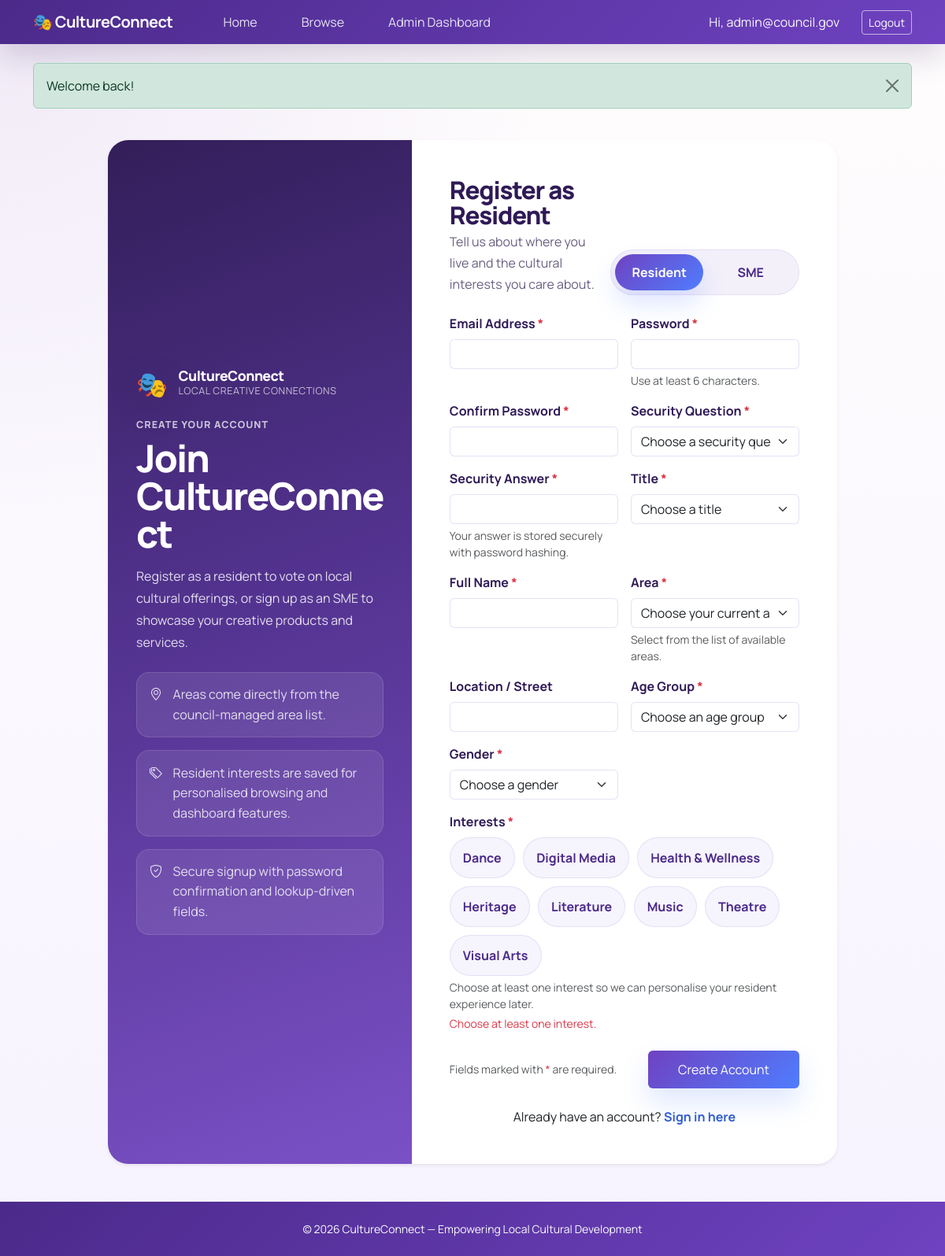
/register.php (signed in), run on the app's committed database.
### tables this page shows
CREATE TABLE `interests` (
  `interest_id` int(11) NOT NULL AUTO_INCREMENT,
  `interest_name` varchar(50) NOT NULL,
  PRIMARY KEY (`interest_id`),
  UNIQUE KEY `interest_name` (`interest_name`)
);

### register.php (the view, shortened to what this page needs)
<?php
require 'includes/db.php';
function register_table_has_column(mysqli $conn, string $table, string $column): bool
{
    $statement = $conn->prepare("
        SELECT COUNT(*) AS total
        FROM information_schema.COLUMNS
        WHERE TABLE_SCHEMA = DATABASE()
          AND TABLE_NAME = ?
          AND COLUMN_NAME = ?
    ");
    $statement->bind_param('ss', $table, $column);
    $statement->execute();
    return (int)($statement->get_result()->fetch_assoc()['total'] ?? 0) > 0;
}
$registerRole = $_GET['role'] ?? 'resident';
$areas = $conn->query('SELECT area_id, area_name FROM areas ORDER BY area_name')->fetch_all(MYSQLI_ASSOC);
$titles = $conn->query('SELECT title_id, title_name FROM titles ORDER BY title_name')->fetch_all(MYSQLI_ASSOC);
$interests = $conn->query('SELECT interest_id, interest_name FROM interests ORDER BY interest_name')->fetch_all(MYSQLI_ASSOC);
$securityQuestionTableReady = register_table_has_column($conn, 'security_questions', 'question_id')
    && register_table_has_column($conn, 'security_questions', 'question_text');
$residentRecoveryReady = register_table_has_column($conn, 'residents', 'security_question_id')
    && register_table_has_column($conn, 'residents', 'security_answer_hash');
$smeRecoveryReady = register_table_has_column($conn, 'smes', 'security_question_id')
    && register_table_has_column($conn, 'smes', 'security_answer_hash');
$securityQuestions = $securityQuestionTableReady
    ? $conn->query('SELECT question_id, question_text FROM security_questions ORDER BY question_id')->fetch_all(MYSQLI_ASSOC)
    : [];
$securityQuestionReady = !empty($securityQuestions);
$residentLookupReady = !empty($areas) && !empty($titles) && !empty($interests) && $securityQuestionReady && $residentRecoveryReady;
$registrationReady = $registerRole === 'resident'
    ? $residentLookupReady
    : ($securityQuestionReady && $smeRecoveryReady);
$form = [
    'email' => '',
    'title_id' => '',
    'full_name' => '',
    'area_id' => '',
    'location' => '',
    'age_group' => '',
    'gender' => '',
    'interests' => [],
    'company_name' => '',
    'contact_name' => '',
    'contact_phone' => '',
    'portfolio_url' => '',
    'security_question_id' => '',
];
require 'includes/header.php';
?>
<section class="auth-shell register-shell py-4">
  <div class="row justify-content-center">
    <div class="col-xl-10 col-lg-11">
      <div class="card auth-card auth-register-card border-0 shadow-sm overflow-hidden">
        <div class="row g-0">
          <div class="col-lg-5 auth-card-aside">
            <div class="auth-card-aside-inner">
              <a class="auth-brand-navbar mb-4" href="index.php" aria-label="CultureConnect home">
                <span class="auth-brand-navbar-icon" aria-hidden="true">🎭</span>
                <span class="auth-brand-wordmark">
                  <span class="auth-brand-title">CultureConnect</span>
                  <span class="auth-brand-tag">Local Creative Connections</span>
                </span>
              </a>
              <p class="auth-eyebrow mb-2">Create Your Account</p>
              <h1 class="auth-title mb-3">Join CultureConnect</h1>
              <p class="auth-copy mb-4">Register as a resident to vote on local cultural offerings, or sign up as an SME to showcase your creative products and services.</p>
              <div class="auth-feature-list">
                <div class="auth-feature-item">
                  <i class="bi bi-geo-alt"></i>
                  <span>Areas come directly from the council-managed area list.</span>
                </div>
                <div class="auth-feature-item">
                  <i class="bi bi-tags"></i>
                  <span>Resident interests are saved for personalised browsing and dashboard features.</span>
                </div>
                <div class="auth-feature-item">
                  <i class="bi bi-shield-check"></i>
                  <span>Secure signup with password confirmation and lookup-driven fields.</span>
                </div>
              </div>
            </div>
          </div>
          <div class="col-lg-7">
            <div class="card-body p-4 p-lg-5">
              <div class="d-flex flex-column flex-sm-row justify-content-between align-items-sm-end gap-3 mb-4">
                <div>
                  <h2 class="auth-panel-title mb-1"><?= $registerRole === 'resident' ? 'Register as Resident' : 'Register as SME' ?></h2>
                  <p class="auth-panel-copy mb-0"><?= $registerRole === 'resident'
                    ? 'Tell us about where you live and the cultural interests you care about.'
                    : 'Create your business profile so you can list unique cultural offerings.' ?></p>
                </div>
                <div class="register-role-switch" role="tablist" aria-label="Registration role">
                  <a class="register-role-link <?= $registerRole === 'resident' ? 'active' : '' ?>" href="?role=resident">Resident</a>
                  <a class="register-role-link <?= $registerRole === 'sme' ? 'active' : '' ?>" href="?role=sme">SME</a>
                </div>
              </div>
              <form method="post" id="registerForm" class="needs-validation register-form" data-register-role="<?= htmlspecialchars($registerRole) ?>">
                <div class="row g-3">
                  <div class="col-md-6">
                    <label class="form-label" for="register_email">Email Address <span class="text-danger">*</span></label>
                    <input
                      id="register_email"
                      type="email"
                      name="email"
                      class="form-control"
                      value="<?= htmlspecialchars($form['email']) ?>"
                      autocomplete="email"
                      required
                    >
                  </div>
                  <div class="col-md-6">
                    <label class="form-label" for="register_password">Password <span class="text-danger">*</span></label>
                    <input
                      id="register_password"
                      type="password"
                      name="password"
                      class="form-control"
                      minlength="6"
                      autocomplete="new-password"
                      required
                    >
                    <div class="form-text">Use at least 6 characters.</div>
                  </div>
                  <div class="col-md-6">
                    <label class="form-label" for="register_confirm_password">Confirm Password <span class="text-danger">*</span></label>
                    <input
                      id="register_confirm_password"
                      type="password"
                      name="confirm_password"
                      class="form-control"
                      minlength="6"
                      autocomplete="new-password"
                      required
                    >
                  </div>
                  <div class="col-md-6">
                    <label class="form-label" for="register_security_question_id">Security Question <span class="text-danger">*</span></label>
                    <select
                      id="register_security_question_id"
                      name="security_question_id"
                      class="form-select"
                      <?= $securityQuestionReady ? 'required' : 'disabled' ?>
                    >
                      <option value=""><?= $securityQuestionReady ? 'Choose a security question' : 'No security questions available yet' ?></option>
                    </select>
                  </div>
                  <div class="col-md-6">
                    <label class="form-label" for="register_security_answer">Security Answer <span class="text-danger">*</span></label>
                    <input
                      id="register_security_answer"
                      type="text"
                      name="security_answer"
                      class="form-control"
                      autocomplete="off"
                      required
                    >
                    <div class="form-text">Your answer is stored securely with password hashing.</div>
                  </div>
                  <?php if ($registerRole === 'resident'): ?>
                    <div class="col-md-6">
                      <label class="form-label" for="register_title_id">Title <span class="text-danger">*</span></label>
                      <select id="register_title_id" name="title_id" class="form-select" required>
                        <option value="">Choose a title</option>
                      </select>
                    </div>
                    <div class="col-md-6">
                      <label class="form-label" for="register_full_name">Full Name <span class="text-danger">*</span></label>
                      <input
                        id="register_full_name"
                        name="full_name"
                        class="form-control"
                        value="<?= htmlspecialchars($form['full_name']) ?>"
                        autocomplete="name"
                        required
                      >
                    </div>
                    <div class="col-md-6">
                      <label class="form-label" for="register_area_id">Area <span class="text-danger">*</span></label>
                      <select id="register_area_id" name="area_id" class="form-select" <?= $residentLookupReady ? 'required' : 'disabled' ?>>
                        <option value=""><?= $residentLookupReady ? 'Choose your current area' : 'No areas available yet' ?></option>
                      </select>
                      <div class="form-text">Select from the list of available areas.</div>
                    </div>
                    <div class="col-md-6">
                      <label class="form-label" for="register_location">Location / Street</label>
                      <input
                        id="register_location"
                        name="location"
                        class="form-control"
                        value="<?= htmlspecialchars($form['location']) ?>"
                        autocomplete="street-address"
                      >
                    </div>
                    <div class="col-md-6">
                      <label class="form-label" for="register_age_group">Age Group <span class="text-danger">*</span></label>
                      <select id="register_age_group" name="age_group" class="form-select" required>
                        <option value="">Choose an age group</option>
                      </select>
                    </div>
                    <div class="col-md-6">
                      <label class="form-label" for="register_gender">Gender <span class="text-danger">*</span></label>
                      <select id="register_gender" name="gender" class="form-select" required>
                        <option value="">Choose a gender</option>
                      </select>
                    </div>
                    <div class="col-12">
                      <label class="form-label d-block mb-2">Interests <span class="text-danger">*</span></label>
                      <div class="register-interest-grid" data-interest-group>
                        <?php foreach ($interests as $interest): ?>
                          <?php $interestId = (int)$interest['interest_id']; ?>
                          <label class="register-interest-chip" for="interest-<?= $interestId ?>">
                            <?= htmlspecialchars($interest['interest_name']) ?>
                          </label>
                        <?php endforeach; ?>
                      </div>
                      <div class="form-text">Choose at least one interest so we can personalise your resident experience later.</div>
                      <div class="invalid-feedback d-block js-interest-feedback d-none">Choose at least one interest.</div>
                    </div>
                  <?php endif; ?>
                </div>
                <div class="d-flex flex-column flex-sm-row justify-content-between align-items-sm-center gap-3 mt-4">
                  <p class="text-muted small mb-0">Fields marked with <span class="text-danger">*</span> are required.</p>
                  <button class="btn auth-submit-btn register-submit-btn" <?= !$registrationReady ? 'disabled' : '' ?>>Create Account</button>
                </div>
              </form>
              <p class="text-center mt-4 mb-0">Already have an account? <a href="login.php" class="auth-inline-link">Sign in here</a></p>
            </div>
          </div>
        </div>
      </div>
    </div>
  </div>
</section>
<?php require 'includes/footer.php'; ?>

### data on the page
interests: interest_name "Dance"
interests: interest_name "Digital Media"
interests: interest_name "Health & Wellness"
interests: interest_name "Heritage"
interests: interest_name "Literature"
interests: interest_name "Music"
interests: interest_name "Theatre"
interests: interest_name "Visual Arts"

### other printed values
$email "admin@council.gov"
$f['msg'] "Welcome back!"
